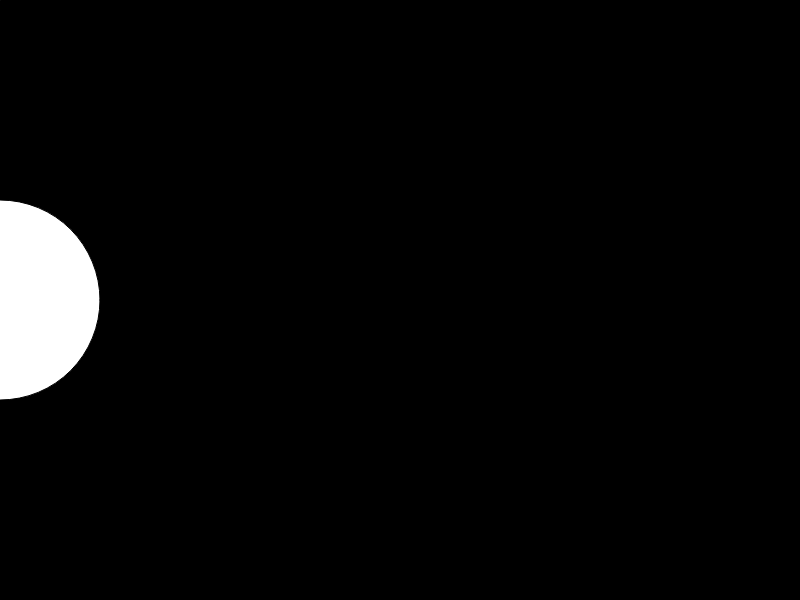
Frame 1 (no input)
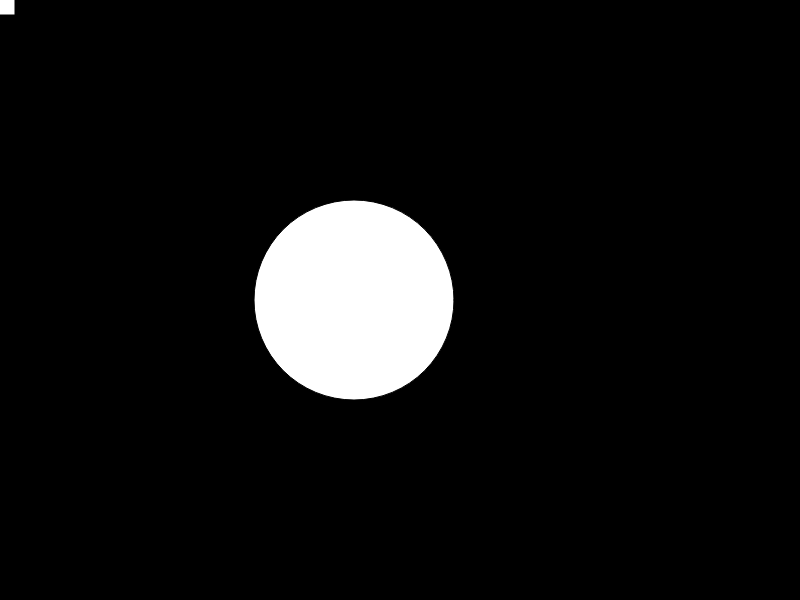
Frame 60 (no input)
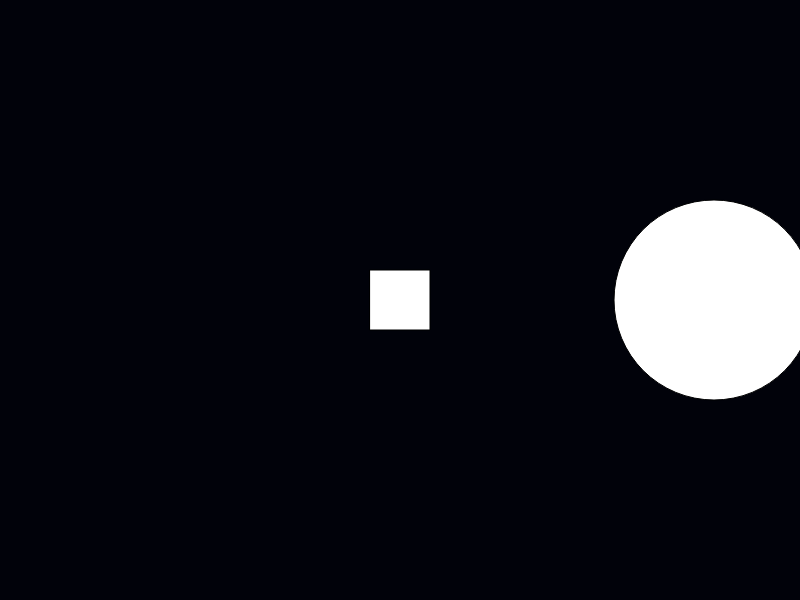
Frame 120 (the mouse pressed at the canvas centre since frame 60)

The p5.js sketch that drew these frames (run headless with seeded random() and noise() and a simulated clock; from frame 60 on, the mouse is pressed at the canvas centre):

// p5.js sketch
// ── sketch.js
let a = 100;
let ellipseHeight = 50;
let grow = 0.5;
let xLocation = 0;

let r = 0;
let g = 0;
let b = 0;

const centerPosX = 400;
const centerPosY = 300;

function setup() {
createCanvas(800, 600);
}

function draw() {
  background(r,g,b);

  // ellipse(mouseX, mouseY, a, ellipseHeight) // ellipse = brush 
  //ellipse(mouseX, mouseY, a*9, ellipseHeight)
  ellipse(xLocation,height/2,width/4,width/4);

  xLocation = xLocation = xLocation+1; // same thing as xLocation++ and xLocation--
  xLocation+= 5; //faster movement

  rectMode(CENTER);
  rect(mouseX, mouseY,grow,grow);

  grow += 0.5;
  
}

function mousePressed()
{
r++;
g+=2;
b+=10;

}
